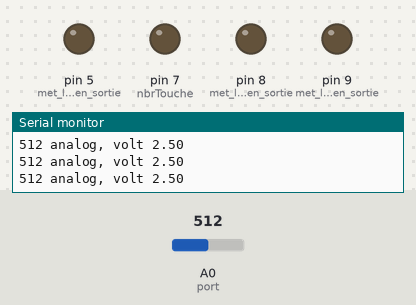
The sketch below on a simulated Arduino Uno, built with avr-gcc and run on an emulated ATmega328P. Shown: output pins drawn as LEDs (lit = HIGH), the last lines printed to the serial monitor. Dashed ring = blinking. The test bench sets the inputs (shaded band); at power-on: A0 (port) = 512.

Above: at 1.2 s.
1.3 s: A0 (port) set to 991
2.8 s: A0 (port) set to 1010
At 3.18 s:
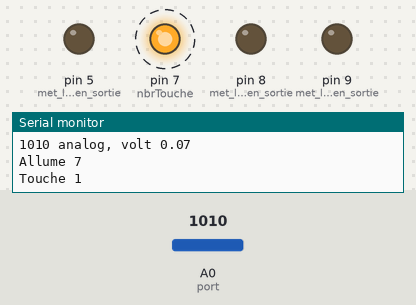
5.8 s: A0 (port) set to 0
At 6.7 s:
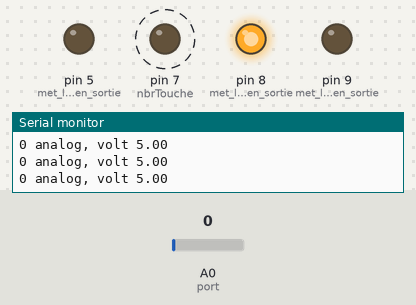
7.4 s: A0 (port) set to 1023
At 7.54 s:
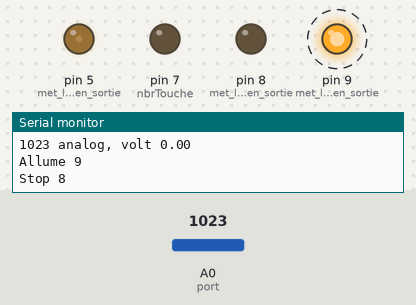
Timing chart, 0 to 11.4 s (numbered marks = the images above; inputs shaded):
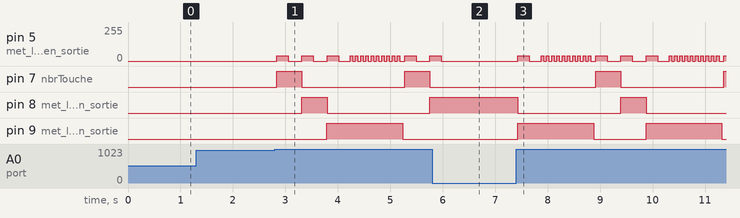

Measured:
- the behaviour switches between 1000 and 1001 on A0 (port) (found by bisection; images 0 and 1)
- after the input at 2.8 s, pin 5 (met_la_broche_en_sortie): goes 3 × (40/255 0.22 s, 0/255 0.26 s), 9 × (40/255 0.05 s, 0/255 0.05 s), 40/255 0.05 s, 0/255 0.09 s, 40/255 0.22 s, 0/255 0.26 s, then 40/255, starting at once; pin 7 (nbrTouche): alternates HIGH for 0.48 s and LOW for 2.0 s, starting at once
- after the input at 5.8 s, pin 5 (met_la_broche_en_sortie): goes on until 6.0 s, then stays 0/255; pin 8 (met_la_broche_en_sortie): stays HIGH (without the input it goes to LOW after 0.44 s); pin 9 (met_la_broche_en_sortie): stays LOW (without the input it goes to HIGH after 0.44 s)
- after the input at 7.4 s, pin 7 (nbrTouche): LOW → HIGH after 1.5 s, → LOW 0.48 s later, → HIGH 2.0 s later; pin 8 (met_la_broche_en_sortie): HIGH → LOW at once, → HIGH 2.0 s later, → LOW 0.48 s later; pin 9 (met_la_broche_en_sortie): alternates HIGH for 1.4 s and LOW for 1.0 s, starting at once

The sketch:

pistolet.ino
```cpp
/*
 photoresistance + diode

 utilisation de laser pour activer
*/

int port = A0;
int valeur = 0;
float vin = 0;
int nbrTouche = 7;

void setup()
{
  pinMode(7, OUTPUT); //met la broche en sortie
  pinMode(8, OUTPUT); //met la broche en sortie
  pinMode(9, OUTPUT); //met la broche en sortie
  pinMode(5, OUTPUT); //met la broche en sortie

  Serial.begin(9600);
}

void loop()
{
  // Lit l’entrée analogique A0
  valeur = analogRead(port);
  Serial.print(valeur);
  Serial.print(" analog,");
  // convertit l’entrée en volt
  vin = 5 - (valeur * 5.0) / 1024.0;
  Serial.print(" volt ");
  Serial.println(vin);
  delay(30) ;

  if (valeur > 1000) {
    Serial.print("Allume ");
    Serial.println(nbrTouche);

    digitalWrite(nbrTouche, HIGH);
    if (nbrTouche == 7)
    {
      Serial.println("Touche 1");
    } else {
      Serial.print("Stop ");
      Serial.println(nbrTouche - 1);
      digitalWrite(nbrTouche - 1, LOW);
    }
    beep(1500);
    if (nbrTouche == 9)
    {
      nbrTouche = 6;

      for(int i = 0; i < 20 ; i++) {
        beep(50);
        i++;
      }
      digitalWrite(9, LOW);
    }

    nbrTouche = nbrTouche + 1;
    delay(10) ;
  }
}

void beep(unsigned char delayms) {
  analogWrite(5, 40);      // Almost any value can be used except 0 and 255
  // experiment to get the best tone
  delay(delayms);          // wait for a delayms ms
  analogWrite(5, 0);       // 0 turns it off
  delay(delayms);          // wait for a delayms ms
}
```
